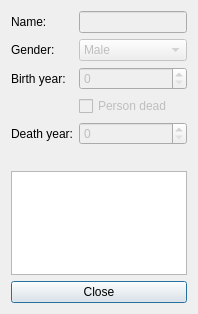
<?xml version="1.0" encoding="UTF-8"?>
<ui version="4.0">
 <class>ViewPersonDialog</class>
 <widget class="QDialog" name="ViewPersonDialog">
  <property name="geometry">
   <rect>
    <x>0</x>
    <y>0</y>
    <width>198</width>
    <height>314</height>
   </rect>
  </property>
  <property name="windowTitle">
   <string>Dialog</string>
  </property>
  <property name="windowIcon">
   <iconset>
    <normaloff>../../data/icons/info.png</normaloff>../../data/icons/info.png</iconset>
  </property>
  <layout class="QVBoxLayout" name="verticalLayout_2">
   <item>
    <layout class="QVBoxLayout" name="verticalLayout">
     <item>
      <layout class="QGridLayout" name="gridLayout">
       <item row="3" column="3">
        <widget class="QCheckBox" name="personDeadBox">
         <property name="enabled">
          <bool>false</bool>
         </property>
         <property name="text">
          <string>Person dead</string>
         </property>
        </widget>
       </item>
       <item row="1" column="0">
        <widget class="QLabel" name="label_2">
         <property name="text">
          <string>Gender:</string>
         </property>
         <property name="alignment">
          <set>Qt::AlignLeading|Qt::AlignLeft|Qt::AlignVCenter</set>
         </property>
        </widget>
       </item>
       <item row="0" column="0">
        <widget class="QLabel" name="label">
         <property name="text">
          <string>Name:</string>
         </property>
         <property name="alignment">
          <set>Qt::AlignLeading|Qt::AlignLeft|Qt::AlignVCenter</set>
         </property>
        </widget>
       </item>
       <item row="0" column="3">
        <widget class="QLineEdit" name="nameBox">
         <property name="enabled">
          <bool>false</bool>
         </property>
        </widget>
       </item>
       <item row="2" column="0">
        <widget class="QLabel" name="label_3">
         <property name="text">
          <string>Birth year:</string>
         </property>
         <property name="alignment">
          <set>Qt::AlignLeading|Qt::AlignLeft|Qt::AlignVCenter</set>
         </property>
        </widget>
       </item>
       <item row="4" column="0">
        <widget class="QLabel" name="label_4">
         <property name="text">
          <string>Death year:</string>
         </property>
         <property name="alignment">
          <set>Qt::AlignLeading|Qt::AlignLeft|Qt::AlignVCenter</set>
         </property>
        </widget>
       </item>
       <item row="1" column="3">
        <widget class="QComboBox" name="genderBox">
         <property name="enabled">
          <bool>false</bool>
         </property>
         <item>
          <property name="text">
           <string>Male</string>
          </property>
         </item>
         <item>
          <property name="text">
           <string>Female</string>
          </property>
         </item>
        </widget>
       </item>
       <item row="2" column="3">
        <widget class="QSpinBox" name="birthYearBox">
         <property name="enabled">
          <bool>false</bool>
         </property>
        </widget>
       </item>
       <item row="4" column="3">
        <widget class="QSpinBox" name="deathYearBox">
         <property name="enabled">
          <bool>false</bool>
         </property>
        </widget>
       </item>
      </layout>
     </item>
     <item>
      <widget class="QLabel" name="imageLabel">
       <property name="text">
        <string/>
       </property>
      </widget>
     </item>
     <item>
      <widget class="QTableView" name="connectionTableView">
       <property name="editTriggers">
        <set>QAbstractItemView::NoEditTriggers</set>
       </property>
       <attribute name="verticalHeaderVisible">
        <bool>false</bool>
       </attribute>
      </widget>
     </item>
     <item>
      <widget class="QPushButton" name="closeButton">
       <property name="text">
        <string>Close</string>
       </property>
      </widget>
     </item>
    </layout>
   </item>
  </layout>
 </widget>
 <tabstops>
  <tabstop>closeButton</tabstop>
  <tabstop>connectionTableView</tabstop>
  <tabstop>personDeadBox</tabstop>
  <tabstop>nameBox</tabstop>
  <tabstop>genderBox</tabstop>
  <tabstop>birthYearBox</tabstop>
  <tabstop>deathYearBox</tabstop>
 </tabstops>
 <resources/>
 <connections/>
</ui>
